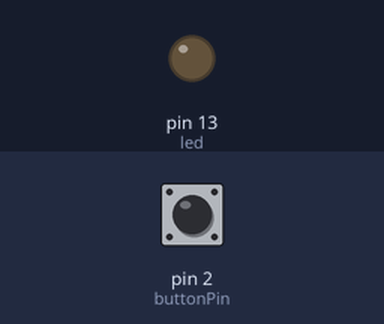
Bench run of a sketch on a simulated Arduino Uno, built with avr-gcc and run on an emulated ATmega328P. Parts: output pins drawn as LEDs (lit = HIGH). The inputs (shaded band) are chosen by the test bench; at power-on: pin 2 (buttonPin) LOW.

Above: at 1.2 s.
1.3 s: pin 2 (buttonPin) pulled HIGH for 0.15 s
At 1.37 s:
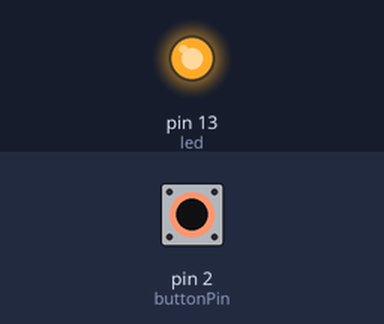
2.9 s: pin 2 (buttonPin) pulled HIGH for 3.2 s
At 6.6 s:
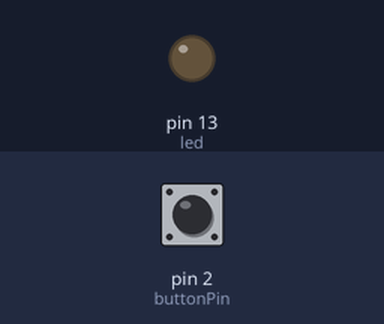
Timing chart, 0 to 8.1 s (numbered marks = the images above; inputs shaded):
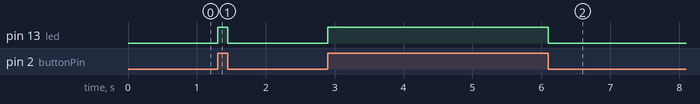

Measured:
- after the input at 1.3 s, pin 13 (led): LOW → HIGH at once, → LOW 0.15 s later
- after the input at 2.9 s, pin 13 (led): LOW → HIGH at once, → LOW 3.2 s later

The sketch:

PIR_sensor.ino
```cpp
const int buttonPin = 2; // broche du capteur PIR
const int led = 13; // la LED du Arduino
int buttonState = 0; // etat de la sortie du capteur

void setup()
{

  pinMode(led, OUTPUT); //la broche de la LED est mise en sortie
  pinMode(buttonPin, INPUT); //la broche du capteur est mise en entree

}

void loop()
{

  buttonState = digitalRead(buttonPin);//lecture du capteur

  if (buttonState == HIGH) //si quelquechose est detecte
  {
    digitalWrite(led, HIGH); //on allume la LED
  }
  else //sinon
  {
    digitalWrite(led, LOW); //on eteint la LED
  }

}
```
